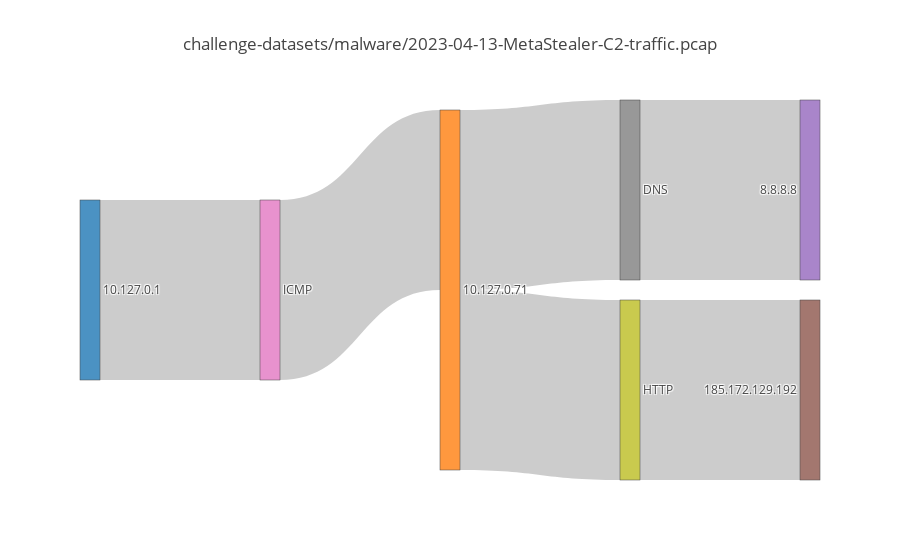

Notebook code cell kept with this figure:
### Code cell
idx = 1
fig = dict(data=[traces[idx]], layout=(dict(title=str(fns[idx]))))
iplot(fig, validate=False)

### Figure 1 — Plotly figure (JSON) as saved in the notebook; plotly's stock layout.template omitted (floating-point values rounded to 4 significant figures)
{"data": [{"link": {"source": [0, 1, 1, 7, 8, 6], "target": [6, 7, 8, 4, 5, 1], "value": [1, 1, 1, 1, 1, 1]}, "node": {"label": ["10.127.0.1", "10.127.0.71", "10.127.0.71", "10.127.0.71", "8.8.8.8", "185.172.129.192", "ICMP", "DNS", "HTTP"]}, "type": "sankey"}], "layout": {"title": "challenge-datasets/malware/2023-04-13-MetaStealer-C2-traffic.pcap"}}
